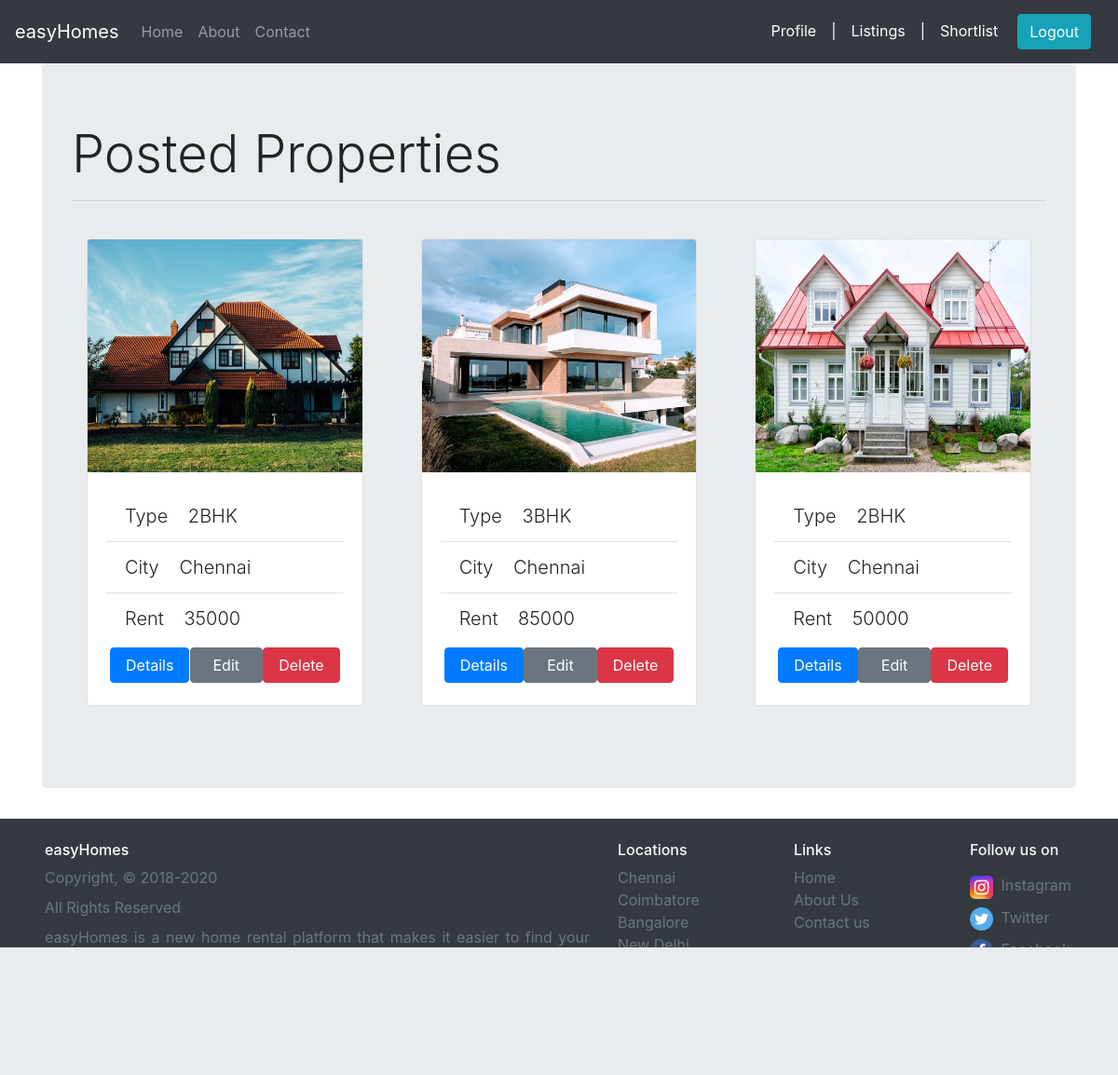
/listings.php (signed in), run on the app's committed database.
### tables this page shows
CREATE TABLE `properties` (
  `imgId` int(11) NOT NULL,
  `ownerId` int(11) NOT NULL,
  `rent` varchar(50) NOT NULL,
  `deposit` varchar(50) NOT NULL,
  `type` varchar(50) NOT NULL,
  `size` varchar(50) NOT NULL,
  `address` varchar(50) NOT NULL,
  `city` varchar(50) NOT NULL,
  `furnished` varchar(50) NOT NULL,
  `description` longtext NOT NULL,
  `mainImage` varchar(255) NOT NULL
);

### listings.php (the view, shortened to what this page needs)
<?php
    include 'header.php';
    $ownerId = $_SESSION['uid'];
?>
<?php
    $sql = "SELECT * FROM properties WHERE ownerId='$ownerId';";
    $result = $conn->query($sql);
    $count = $result->num_rows;
?>
<div class="container">
    <div class="jumbotron">
        <h3 class="display-4">Posted Properties</h3> <hr>
        <div class="row">
            <?php if($count > 0): ?>
                <?php while($row = $result->fetch_assoc()): ?>
                    <div class="col-4">
                        <div class="card my-4 mx-3">
                            <img src='uploads/<?php echo $row['mainImage']; ?>' width=250 height=250 class='card-img-top'>
                            <div class="card-body">
                                <ul class="list-group list-group-flush lead">
                                    <li class="list-group-item">
                                        Type
                                        <span class="ml-3"><?php echo $row['type']; ?></span>
                                    </li>
                                    <li class="list-group-item">
                                        City
                                        <span class="ml-3"><?php echo $row['city']; ?></span>
                                    </li>
                                    <li class="list-group-item">
                                        Rent
                                        <span class="ml-3"><?php echo $row['rent']; ?></span>
                                    </li>
                                </ul>
                                <div class="d-flex p-1 justify-content-between">
                                    <form action="details.php" method="post">
                                        <button type="submit" value="<?php echo $row['imgId']; ?>" class="btn btn-primary px-3" name="submit">Details</button>
                                    </form>
                                    <form action="propertyEdit.php" method="post">
                                        <button type="submit" name="propertyEditBtn"
                                        value="<?php echo $row['imgId']; ?>" class="btn btn-secondary px-4" >Edit</button>
                                    </form>
                                    <form action="includes/inc-propertyDelete.php" method="post">
                                        <button type="button"  class="btn btn-danger px-3" data-toggle="modal" data-target="#deleteConfirm">Delete</button>
                                    </form>
                                </div>
                            </div>
                        </div>
                    </div>
                <?php endwhile; ?>
            <?php else: ?>
                <h3 class="text-danger">You have not posted any properties.</h3>
            <?php endif; ?>
        </div>
    </div>
</div>
<?php
    include 'footer.php';
?>

### header.php (shortened to what this page needs)
<!DOCTYPE html>
<html lang="en">
<head>
    <link rel="stylesheet" href="css/bootstrap.min.css">
    <link rel="stylesheet" href="css/style.css">
</head>
<body>
    <nav class="navbar sticky-top navbar-expand-lg navbar-dark bg-dark">
        <span class="navbar-brand">easyHomes</span>
        <div class="collapse navbar-collapse" id="navbarSupportedContent">
            <?php if ($_SERVER['PHP_SELF'] == "/RealEstate/index.php"): ?>
                <ul class="navbar-nav mr-auto">
                    <li class="nav-item active">
                        <a class="nav-link" href="index.php">Home</a>
                    </li>
                    <li class="nav-item">
                        <a class="nav-link" href="about.php">About</a>
                    </li>
                    <li class="nav-item">
                        <a class="nav-link" href="contact.php">Contact</a>
                    </li>
                </ul>
            <?php else: ?>
                <ul class="navbar-nav mr-auto">
                    <li class="nav-item">
                        <a class="nav-link" href="index.php">Home</a>
                    </li>
                    <li class="nav-item">
                        <a class="nav-link" href="about.php">About</a>
                    </li>
                    <li class="nav-item">
                        <a class="nav-link" href="contact.php">Contact</a>
                    </li>
                </ul>
            <?php endif; ?>
            <?php if(isset($_SESSION['uid'])): ?>
                <ul class="navbar-nav">
                    <li class="nav-item active">
                        <a class="nav-link onhover" href="profileEdit.php">Profile</a>
                    </li>
                    <li class="nav-item active"><a class=" nav-link">|</a></li>
                    <li class="nav-item active">
                        <a class="nav-link onhover" href="listings.php">Listings</a>
                    </li>
                    <li class="nav-item active"><a class=" nav-link">|</a></li>
                    <li class="nav-item active ">
                        <a class="nav-link onhover" href="saved.php">Shortlist</a>
                    </li>
                </ul>
                <div class="btn">
                    <form action="includes/inc-logout.php" method="post" id="logout-form">
                        <button class="btn btn-info" name="logout-btn" id="logout-btn">Logout</button>
                    </form>
                </div>
            <?php endif; ?>
        </div>
    </nav>

### footer.php
    <footer class="pt-3 md-5 pt-md-4 pb-2 bg-dark border-top">
        <div class="row">
            <div class="col-6 ml-5 ">
                <h6 class="text-white mb-2">easyHomes</h6>
                <p class="d-block my-2 text-muted justify-content-around">Copyright, © 2018-2020</p>
                <p class="d-block my-2 text-muted">All Rights Reserved</p>
                <p class="d-block my-2 text-muted text-justify">easyHomes is a new home rental platform that makes it easier to find your new home without paying any brokerage. Use our verified listing to ensure you find your dream home by contacting the owners directly. Presently, we are available only on selected cities of Tamil Nadu . In case you cannot find a property you are looking for, please post a requirement and we'll send you email notification with properties matching your requirements.</p>
            </div>
            <div class="col-6 col-md">
                <h6 class="text-light mb-2">Locations</h6>
                <ul class="list-unstyled text-small my-2">
                    <li><span class="text-muted">Chennai</span></li>
                    <li><span class="text-muted">Coimbatore</span></li>
                    <li><span class="text-muted">Bangalore</span></li>
                    <li><span class="text-muted">New Delhi</span></li>
                    <li><span class="text-muted">Kochi</span></li>
                    <li><span class="text-muted">Hyderabad</span></li>
                    <li><span class="text-muted">Mumbai</span></li>
                    <li><span class="text-muted">Trichy</span></li>
                </ul>
            </div>
            <div class="col-3 col-md">
                <h6 class="text-light">Links</h6>
                <ul class="list-unstyled text-small my-2 ">
                    <li><a class="text-muted" href="index.php">Home</a></li>
                    <li><a class="text-muted" href="about.php">About Us</a></li>
                    <li><a class="text-muted" href="contact.php">Contact us</a></li>
                </ul>
                <a href="https://play.google.com/store?hl=en">
                    <img src="images/googleStore.png" width="150">
                </a>
                <a href="https://www.apple.com/in/ios/app-store/">
                    <img src="images/appleStore.png" width="150">
                </a>
            </div>
            <div class="col-3 col-md">
                <h6 class="text-light mb-3">Follow us on</h6>
                <ul class="list-unstyled text-small mb-2">
                    <li class="my-2">
                        <a class="text-danger" href="https://www.instagram.com/">
                            <img src="images/instagram.png" width="25"></a>
                        <span class="text-muted ml-1">Instagram</span>
                    </li>
                    <li class="my-2">
                        <a class class="text-primary" href="https://twitter.com/">
                            <img src="images/twitter.png" width="25"></a>
                        <span class="text-muted ml-1">Twitter</span>
                    </li>
                    <li class="my-2">
                        <a class="text-primary" href="https://www.facebook.com/">
                            <img src="images/fb.png" width="25"></a>
                        <span class="text-muted ml-1">Facebook</span>
                    </li>
                    <li class="my-">
                        <a class="text-primary" href="https://www.linkedin.com/">
                            <img src="images/linkedin.png" width="25"></a>
                        <span class="text-muted ml-1">Linked In</span>
                    </li>
                </ul>
            </div>
        </div>
    </footer>
</body>
</html>

### css/style.css (style rules this page uses)
.onhover::after { content: ''; display: block; width: 0; height: 2px; background: white; transition: width .3s; }

### data on the page
properties: mainImage (picture), type "2BHK", city "Chennai", rent "35000", $row['imgId'] 1 (drawn)
properties: mainImage (picture), type "3BHK", city "Chennai", rent "85000", $row['imgId'] 2 (drawn)
properties: mainImage (picture), type "2BHK", city "Chennai", rent "50000", $row['imgId'] 3 (drawn)
